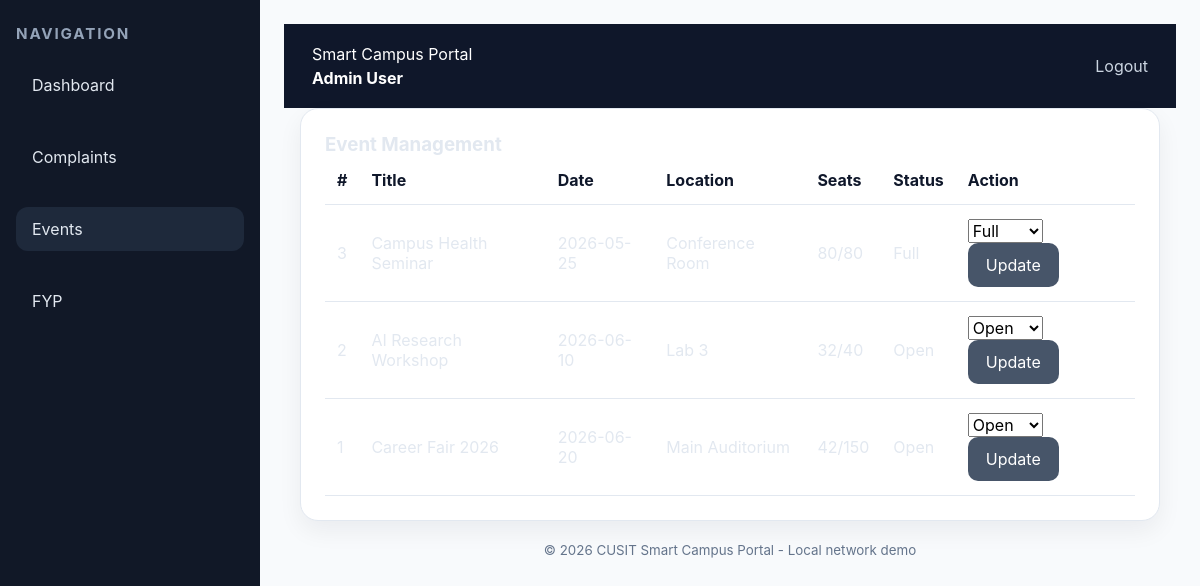
/admin/events.php (signed in), run on the app's committed database.
### tables this page shows
CREATE TABLE users (
    id INT AUTO_INCREMENT PRIMARY KEY,
    name VARCHAR(100) NOT NULL,
    email VARCHAR(150) NOT NULL UNIQUE,
    password_hash VARCHAR(255) NOT NULL,
    role ENUM('admin','student') NOT NULL,
    created_at TIMESTAMP DEFAULT CURRENT_TIMESTAMP
);

CREATE TABLE events (
    id INT AUTO_INCREMENT PRIMARY KEY,
    title VARCHAR(255) NOT NULL,
    description TEXT NOT NULL,
    location VARCHAR(150) NOT NULL,
    seats_total INT NOT NULL DEFAULT 20,
    seats_taken INT NOT NULL DEFAULT 0,
    event_date DATE NOT NULL,
    status ENUM('Open','Closed','Full') NOT NULL DEFAULT 'Open',
    created_at TIMESTAMP DEFAULT CURRENT_TIMESTAMP
);

### includes/auth.php (called while the page is built, shortened)
<?php
require_once __DIR__ . '/../config.php';
function is_logged_in() {
    return !empty($_SESSION['user_id']);
}
function current_user_id() {
    return $_SESSION['user_id'] ?? null;
}

### config.php (called while the page is built, shortened)
<?php
function db_connect() {
    static $pdo = null;
    if ($pdo === null) {
        $dsn = 'mysql:host=' . DB_HOST . ';dbname=' . DB_NAME . ';charset=utf8mb4';
        $options = [
            PDO::ATTR_ERRMODE => PDO::ERRMODE_EXCEPTION,
            PDO::ATTR_DEFAULT_FETCH_MODE => PDO::FETCH_ASSOC,
            PDO::ATTR_EMULATE_PREPARES => false,
        ];
        try {
            $pdo = new PDO($dsn, DB_USER, DB_PASS, $options);
        } catch (PDOException $e) {
            throw new PDOException('Unable to connect to the database. Please make sure MySQL is running and the database "' . DB_NAME . '" exists. ' . $e->getMessage(), (int)$e->getCode(), $e);
        }
    }
    return $pdo;
}

### includes/functions.php (called while the page is built, shortened)
<?php
require_once __DIR__ . '/../config.php';
function fetch_all($query, $params = []) {
    $stmt = db_connect()->prepare($query);
    $stmt->execute($params);
    return $stmt->fetchAll();
}
function fetch_one($query, $params = []) {
    $stmt = db_connect()->prepare($query);
    $stmt->execute($params);
    return $stmt->fetch();
}
function sanitize($value) {
    return htmlspecialchars($value, ENT_QUOTES, 'UTF-8');
}
function current_user() {
    return fetch_one('SELECT id, name, email, role FROM users WHERE id = ?', [current_user_id()]);
}

### admin/events.php (the view, shortened to what this page needs)
<?php
require_once __DIR__ . '/../includes/auth.php';
require_once __DIR__ . '/../includes/functions.php';
$events = fetch_all('SELECT * FROM events ORDER BY event_date ASC');
?>
<!DOCTYPE html>
<html lang="en">
<head>
    <link rel="stylesheet" href="../assets/css/style.css">
</head>
<body>
<div class="page-shell">
    <?php include __DIR__ . '/../includes/sidebar.php'; ?>
    <div class="main-content">
        <?php include __DIR__ . '/../includes/header.php'; ?>
        <div class="container">
            <div class="card">
                <h3>Event Management</h3>
                <table>
                    <thead>
                        <tr><th>#</th><th>Title</th><th>Date</th><th>Location</th><th>Seats</th><th>Status</th><th>Action</th></tr>
                    </thead>
                    <tbody>
                        <?php foreach ($events as $event): ?>
                        <tr>
                            <td><?php echo intval($event['id']); ?></td>
                            <td><?php echo sanitize($event['title']); ?></td>
                            <td><?php echo sanitize($event['event_date']); ?></td>
                            <td><?php echo sanitize($event['location']); ?></td>
                            <td><?php echo intval($event['seats_taken']) . '/' . intval($event['seats_total']); ?></td>
                            <td><?php echo sanitize($event['status']); ?></td>
                            <td>
                                <form method="POST">
                                    <select name="status">
                                        <?php foreach (['Open','Closed','Full'] as $status): ?>
                                            <option value="<?php echo $status; ?>" <?php echo $event['status'] === $status ? 'selected' : ''; ?>><?php echo $status; ?></option>
                                        <?php endforeach; ?>
                                    </select>
                                    <button class="btn btn-secondary" type="submit">Update</button>
                                </form>
                            </td>
                        </tr>
                        <?php endforeach; ?>
                    </tbody>
                </table>
            </div>
        </div>
        <?php include __DIR__ . '/../includes/footer.php'; ?>
    </div>
</div>
</body>
</html>

### includes/header.php
<?php
require_once __DIR__ . '/auth.php';
require_once __DIR__ . '/functions.php';
$user = current_user();
?>
<header class="site-header">
    <div class="brand">
        <span>Smart Campus Portal</span>
        <strong><?php echo sanitize($user['name'] ?? 'Guest'); ?></strong>
    </div>
    <nav>
        <a href="../logout.php">Logout</a>
    </nav>
</header>

### assets/css/style.css (style rules this page uses)
* { box-sizing: border-box; margin: 0; padding: 0; }
body { font-family: 'Inter', Arial, sans-serif; min-height: 100vh; margin: 0; background: radial-gradient(circle at top, rgba(59,130,246,0.18), transparent 26%), linear-gradient(180deg, #0f172a 0%, #020617 100%); color: #e2e8f0; }
a { color: inherit; text-decoration: none; }
button, input, select, textarea { font: inherit; }
.container { width: min(1200px, 100% - 32px); margin: 0 auto; }
.page-shell { display: grid; min-height: 100vh; grid-template-columns: 260px 1fr; }
.btn { display: inline-flex; align-items: center; justify-content: center; border: none; border-radius: 14px; padding: 14px 20px; cursor: pointer; transition: transform .15s ease, background .15s ease, box-shadow .15s ease; }
.btn-secondary { background: rgba(148, 163, 184, 0.16); color: #cbd5e1; }
header.site-header { background: #0f172a; color: #fff; padding: 20px 28px; display: flex; justify-content: space-between; align-items: center; }
header.site-header .brand { display: flex; flex-direction: column; gap: 4px; }
header.site-header nav a { margin-left: 16px; color: #cbd5e1; }
.main-content { padding: 24px; background: #f8fafc; }
.card { background: #fff; border: 1px solid #e2e8f0; border-radius: 18px; box-shadow: 0 10px 24px rgba(15, 23, 42, 0.06); padding: 24px; }
table { width: 100%; border-collapse: collapse; }
th, td { padding: 14px 12px; border-bottom: 1px solid #e2e8f0; text-align: left; }
th { font-weight: 700; color: #0f172a; }
.btn { display: inline-flex; align-items: center; justify-content: center; border: none; border-radius: 10px; padding: 12px 18px; cursor: pointer; transition: transform .15s ease, background .15s ease; }
.btn-secondary { background: #475569; color: white; }

### data on the page
users: name "Admin User"
events: id "3", title "Campus Health Seminar", event_date "2026-05-25", location "Conference Room", seats_taken "80", seats_total "80", status "Full"
events: id "2", title "AI Research Workshop", event_date "2026-06-10", location "Lab 3", seats_taken "32", seats_total "40", status "Open"
events: id "1", title "Career Fair 2026", event_date "2026-06-20", location "Main Auditorium", seats_taken "42", seats_total "150", status "Open"

### other printed values
$item['label'] "Dashboard"
$item['label'] "Complaints"
$item['label'] "Events"
$item['label'] "FYP"
